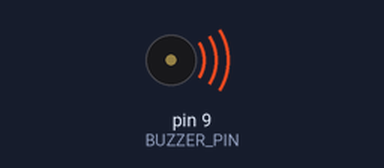
Bench run of a sketch on a simulated Arduino Uno, built with avr-gcc and run on an emulated ATmega328P. Parts: buzzer (waves = sounding). At 5.1 s the program stops and its outputs stay as they are.

Above: at 0.15 s.
At 4.8 s:
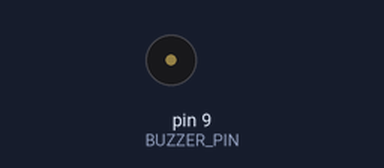
Timing chart, 0 to 6.3 s (numbered marks = the images above):
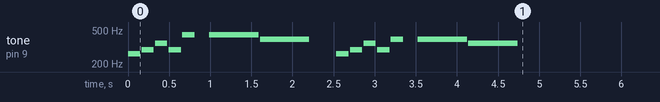

The sketch:

Part_11_Piezo_Buzzer.ino
```cpp
/******************************************************************************
 *
 *	Filename:		Part_11_Piezo_Buzzer.ino
 *
 *	Description:	Use a piezo buzzer to play a song.
 *
 *	New Hardware:	Piezo buzzer
 *
 *****************************************************************************/

#define BUZZER_PIN		9			// pin with buzzer attached
#define SONG_LENGTH		18			// how many notes to play

// notes to the song (a space represents a rest)
char notes[] = "cdfda ag cdfdg gf ";

// how many beats to hold each note
int beats[] = {1,1,1,1,1,1,4,4,2,1,1,1,1,1,1,4,4,2};

// how fast to play the song
int tempo = 150;

// This function runs once, when the code starts.
void setup()
{
	pinMode(BUZZER_PIN, OUTPUT);		// Make the buzzer's pin an output.
}

// This function runs repeatedly forever.
void loop()
{
	int i;				// counter
	int duration;		// length of the song [milliseconds]

	// For each note/beat in the song...
	for (i = 0; i < SONG_LENGTH; i++)
	{
		// Calculate the length of note/rest in ms.
		duration = beats[i] * tempo;

		// If this is a rest...
		if (notes[i] == ' ')
		{
			// Pause for a moment.
			delay(duration);
		}
		// Otherwise...
		else
		{
			// Play the note.
			tone(BUZZER_PIN, frequency(notes[i]), duration);

			// Wait for the note to finish.
			delay(duration);
		}

		// Pause briefly between notes.
		delay(tempo / 10);
	}

	// Wait here forever.
	while(true);
}

/******************************************************************************
 *
 *	Function:		Frequency
 *
 *	Description:	Takes a note character (a-g), and returns the corresponding
 *					frequency in Hz for the tone() function.
 *
 ******************************************************************************/
int frequency(char note)
{
	int i;								// counter
	const int numNotes = 8;				// number of notes we're storing
	char names[] = { 'c', 'd', 'e', 'f', 'g', 'a', 'b', 'C' };		// note characters
	int frequencies[] = {262, 294, 330, 349, 392, 440, 494, 523};	// note frequencies

	// Now we'll search through the letters in the array, and if
	// we find it, we'll return the frequency for that note.

	// For each note...
	for (i = 0; i < numNotes; i++)
	{
		// If this is the right note...
		if (names[i] == note)
		{
			// Return the note's frequency.
			return(frequencies[i]);
		}
	}

	// We looked through everything and didn't find it, but we still need to
	// return a value, so return 0.
	return(0);
}
```

Measured:
- by itself, tone on pin 9 (BUZZER_PIN): plays 262 Hz for 0.15 s, 294 Hz for 0.15 s, 349 Hz for 0.15 s, 294 Hz for 0.15 s, 440 Hz for 0.15 s, 440 Hz for 0.60 s … (14 notes in this stretch)
